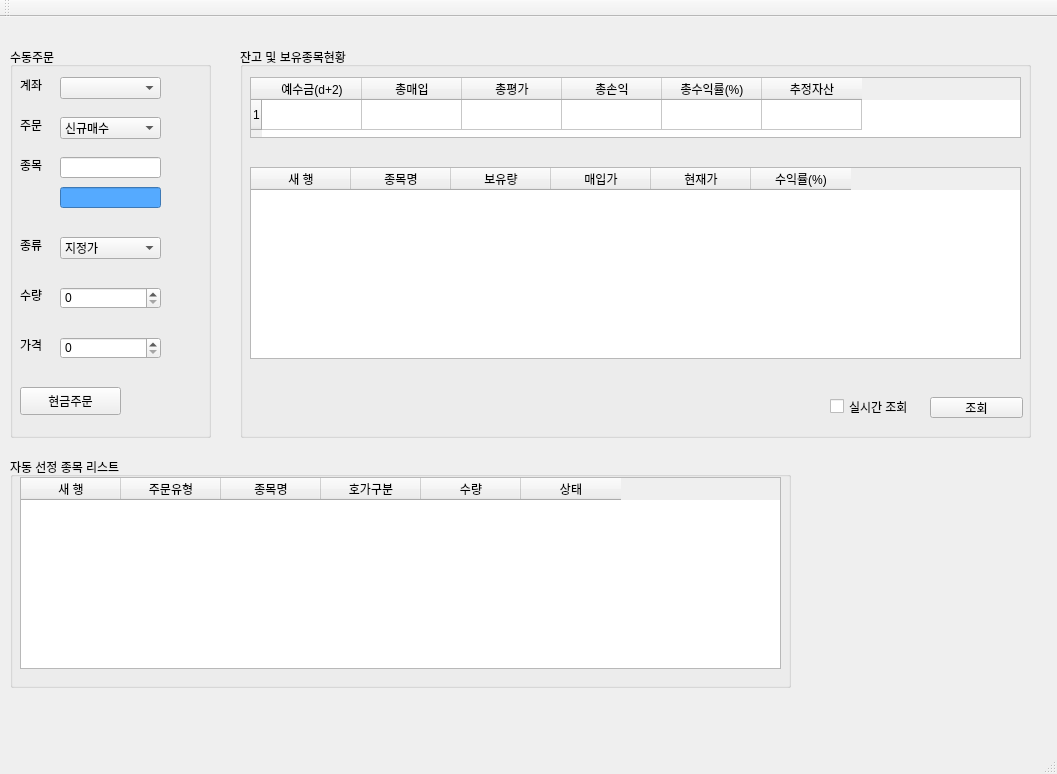
<?xml version="1.0" encoding="UTF-8"?>
<ui version="4.0">
 <class>MainWindow</class>
 <widget class="QMainWindow" name="MainWindow">
  <property name="geometry">
   <rect>
    <x>0</x>
    <y>0</y>
    <width>1057</width>
    <height>774</height>
   </rect>
  </property>
  <property name="windowTitle">
   <string>PyTrader v0.4</string>
  </property>
  <property name="windowIcon">
   <iconset>
    <normaloff>../../Downloads/iconfinder_Apple_Stock_2697650.png</normaloff>../../Downloads/iconfinder_Apple_Stock_2697650.png</iconset>
  </property>
  <widget class="QWidget" name="centralwidget">
   <widget class="QGroupBox" name="groupBox">
    <property name="geometry">
     <rect>
      <x>10</x>
      <y>30</y>
      <width>201</width>
      <height>391</height>
     </rect>
    </property>
    <property name="title">
     <string>수동주문</string>
    </property>
    <widget class="QLabel" name="label">
     <property name="geometry">
      <rect>
       <x>10</x>
       <y>30</y>
       <width>64</width>
       <height>15</height>
      </rect>
     </property>
     <property name="text">
      <string>계좌</string>
     </property>
    </widget>
    <widget class="QLabel" name="label_2">
     <property name="geometry">
      <rect>
       <x>10</x>
       <y>70</y>
       <width>64</width>
       <height>15</height>
      </rect>
     </property>
     <property name="text">
      <string>주문</string>
     </property>
    </widget>
    <widget class="QLabel" name="label_3">
     <property name="geometry">
      <rect>
       <x>10</x>
       <y>110</y>
       <width>64</width>
       <height>15</height>
      </rect>
     </property>
     <property name="text">
      <string>종목</string>
     </property>
    </widget>
    <widget class="QLabel" name="label_4">
     <property name="geometry">
      <rect>
       <x>10</x>
       <y>190</y>
       <width>64</width>
       <height>15</height>
      </rect>
     </property>
     <property name="text">
      <string>종류</string>
     </property>
    </widget>
    <widget class="QLabel" name="label_5">
     <property name="geometry">
      <rect>
       <x>10</x>
       <y>240</y>
       <width>64</width>
       <height>15</height>
      </rect>
     </property>
     <property name="text">
      <string>수량</string>
     </property>
    </widget>
    <widget class="QLabel" name="label_6">
     <property name="geometry">
      <rect>
       <x>10</x>
       <y>290</y>
       <width>64</width>
       <height>15</height>
      </rect>
     </property>
     <property name="text">
      <string>가격</string>
     </property>
    </widget>
    <widget class="QComboBox" name="comboBox">
     <property name="geometry">
      <rect>
       <x>50</x>
       <y>30</y>
       <width>101</width>
       <height>22</height>
      </rect>
     </property>
    </widget>
    <widget class="QComboBox" name="comboBox_2">
     <property name="geometry">
      <rect>
       <x>50</x>
       <y>70</y>
       <width>101</width>
       <height>22</height>
      </rect>
     </property>
     <item>
      <property name="text">
       <string>신규매수</string>
      </property>
     </item>
     <item>
      <property name="text">
       <string>신규매도</string>
      </property>
     </item>
     <item>
      <property name="text">
       <string>매수취소</string>
      </property>
     </item>
     <item>
      <property name="text">
       <string>매도취소</string>
      </property>
     </item>
    </widget>
    <widget class="QComboBox" name="comboBox_3">
     <property name="geometry">
      <rect>
       <x>50</x>
       <y>190</y>
       <width>101</width>
       <height>22</height>
      </rect>
     </property>
     <item>
      <property name="text">
       <string>지정가</string>
      </property>
     </item>
     <item>
      <property name="text">
       <string>시장가</string>
      </property>
     </item>
    </widget>
    <widget class="QLineEdit" name="lineEdit">
     <property name="geometry">
      <rect>
       <x>50</x>
       <y>110</y>
       <width>101</width>
       <height>21</height>
      </rect>
     </property>
    </widget>
    <widget class="QLineEdit" name="lineEdit_2">
     <property name="geometry">
      <rect>
       <x>50</x>
       <y>140</y>
       <width>101</width>
       <height>21</height>
      </rect>
     </property>
     <property name="styleSheet">
      <string notr="true">background-color: rgb(85, 170, 255);</string>
     </property>
    </widget>
    <widget class="QPushButton" name="pushButton_2">
     <property name="geometry">
      <rect>
       <x>10</x>
       <y>340</y>
       <width>101</width>
       <height>28</height>
      </rect>
     </property>
     <property name="text">
      <string>현금주문</string>
     </property>
    </widget>
    <widget class="QSpinBox" name="spinBox">
     <property name="geometry">
      <rect>
       <x>50</x>
       <y>240</y>
       <width>101</width>
       <height>22</height>
      </rect>
     </property>
     <property name="maximum">
      <number>100000</number>
     </property>
    </widget>
    <widget class="QSpinBox" name="spinBox_2">
     <property name="geometry">
      <rect>
       <x>50</x>
       <y>290</y>
       <width>101</width>
       <height>22</height>
      </rect>
     </property>
     <property name="maximum">
      <number>100000000</number>
     </property>
     <property name="singleStep">
      <number>50</number>
     </property>
    </widget>
   </widget>
   <widget class="QGroupBox" name="groupBox_2">
    <property name="geometry">
     <rect>
      <x>240</x>
      <y>30</y>
      <width>791</width>
      <height>391</height>
     </rect>
    </property>
    <property name="title">
     <string>잔고 및 보유종목현황</string>
    </property>
    <widget class="QTableWidget" name="tableWidget">
     <property name="geometry">
      <rect>
       <x>10</x>
       <y>30</y>
       <width>771</width>
       <height>61</height>
      </rect>
     </property>
     <property name="rowCount">
      <number>1</number>
     </property>
     <row/>
     <column>
      <property name="text">
       <string>예수금(d+2)</string>
      </property>
     </column>
     <column>
      <property name="text">
       <string>총매입</string>
      </property>
     </column>
     <column>
      <property name="text">
       <string>총평가</string>
      </property>
     </column>
     <column>
      <property name="text">
       <string>총손익</string>
      </property>
     </column>
     <column>
      <property name="text">
       <string>총수익률(%)</string>
      </property>
     </column>
     <column>
      <property name="text">
       <string>추정자산</string>
      </property>
     </column>
    </widget>
    <widget class="QTableWidget" name="tableWidget_2">
     <property name="geometry">
      <rect>
       <x>10</x>
       <y>120</y>
       <width>771</width>
       <height>192</height>
      </rect>
     </property>
     <column>
      <property name="text">
       <string>새 행</string>
      </property>
     </column>
     <column>
      <property name="text">
       <string>종목명</string>
      </property>
     </column>
     <column>
      <property name="text">
       <string>보유량</string>
      </property>
     </column>
     <column>
      <property name="text">
       <string>매입가</string>
      </property>
     </column>
     <column>
      <property name="text">
       <string>현재가</string>
      </property>
     </column>
     <column>
      <property name="text">
       <string>수익률(%)</string>
      </property>
     </column>
    </widget>
    <widget class="QCheckBox" name="checkBox">
     <property name="geometry">
      <rect>
       <x>590</x>
       <y>350</y>
       <width>96</width>
       <height>19</height>
      </rect>
     </property>
     <property name="text">
      <string>실시간 조회</string>
     </property>
    </widget>
    <widget class="QPushButton" name="pushButton_3">
     <property name="geometry">
      <rect>
       <x>690</x>
       <y>350</y>
       <width>93</width>
       <height>21</height>
      </rect>
     </property>
     <property name="text">
      <string>조회</string>
     </property>
    </widget>
   </widget>
   <widget class="QGroupBox" name="groupBox_3">
    <property name="geometry">
     <rect>
      <x>10</x>
      <y>440</y>
      <width>781</width>
      <height>231</height>
     </rect>
    </property>
    <property name="title">
     <string>자동 선정 종목 리스트</string>
    </property>
    <widget class="QTableWidget" name="tableWidget_3">
     <property name="geometry">
      <rect>
       <x>10</x>
       <y>20</y>
       <width>761</width>
       <height>192</height>
      </rect>
     </property>
     <column>
      <property name="text">
       <string>새 행</string>
      </property>
     </column>
     <column>
      <property name="text">
       <string>주문유형</string>
      </property>
     </column>
     <column>
      <property name="text">
       <string>종목명</string>
      </property>
     </column>
     <column>
      <property name="text">
       <string>호가구분</string>
      </property>
     </column>
     <column>
      <property name="text">
       <string>수량</string>
      </property>
     </column>
     <column>
      <property name="text">
       <string>상태</string>
      </property>
     </column>
    </widget>
   </widget>
  </widget>
  <widget class="QMenuBar" name="menubar">
   <property name="geometry">
    <rect>
     <x>0</x>
     <y>0</y>
     <width>1057</width>
     <height>26</height>
    </rect>
   </property>
  </widget>
  <widget class="QStatusBar" name="statusbar"/>
  <widget class="QToolBar" name="toolBar">
   <property name="windowTitle">
    <string>toolBar</string>
   </property>
   <attribute name="toolBarArea">
    <enum>TopToolBarArea</enum>
   </attribute>
   <attribute name="toolBarBreak">
    <bool>false</bool>
   </attribute>
  </widget>
 </widget>
 <resources/>
 <connections/>
</ui>
